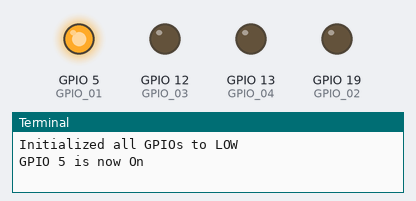
Bench run of a program on a simulated Raspberry Pi (BCM pin numbers). Parts: output pins drawn as LEDs (lit = HIGH), the last lines printed to the terminal.

Above: at 0.3 s.
At 1.8 s:
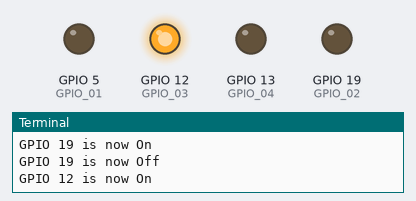
At 4.1 s:
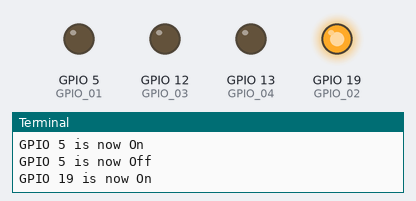
At 5.6 s:
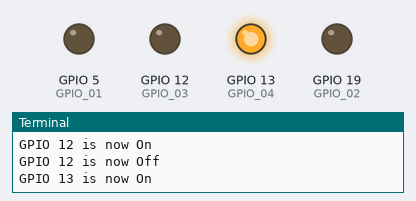
Timing chart, 0 to 6.9 s (numbered marks = the images above):
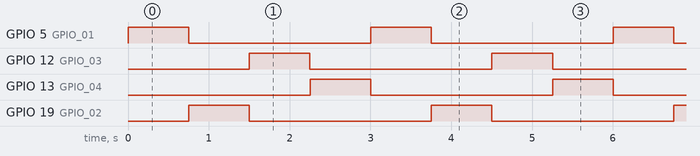

The program:

GPIO_Driver_01.py
```python
#
#  Author:  Alain Coulombe - January 2024
#
#  First try at making GPIOs change - for the Node.JS interface I'm building.
#
#  I built this to cycle through 4 Raspbery Pi GPIO outputs so that they
#  could be looped back to the Digital Input GPIO pins of a Seed reTerminal DM
#  and be used to generate a test signal for the node.js program I've been
#  working on.
#
#  https://www.youtube.com/watch?v=Ht_LdGroNZE
#
#  GPIO Output pins: BCM:  5 on hardware pin # 29
#                    BCM: 19 on hardware pin # 35
#                    BCM: 12 on hardware pin # 32
#                    BCM: 13 on hardware pin # 33
#

import time
import sys
from itertools import cycle  #  Use the itertools function "cycle"
#   https://www.geeksforgeeks.org/python-itertools/
import RPi.GPIO as GPIO

GPIO.setmode(GPIO.BCM)
GPIO.setwarnings(False)

GPIO_01 = 5   #  29  ==>  Broadcom GPIO # 5 on header pin # 29
GPIO_02 = 19  #  35  ==>  Broadcom GPIO # 19 on header pin # 35
GPIO_03 = 12  #  32  ==>  Broadcom GPIO # 12 on header pin # 32
GPIO_04 = 13  #  33  ==>  Broadcom GPIO # 13 on header pin # 33

onTime = 0.75  #  GPIO Bit "ON" time - applies to all bits.

GPIO.setup(GPIO_01, GPIO.OUT)  #  Set BCM GPIO #5 as an OUTPUT
GPIO.setup(GPIO_02, GPIO.OUT)  #  Set BCM GPIO #6 as an OUTPUT
GPIO.setup(GPIO_03, GPIO.OUT)  #  Set BCM GPIO #12 as an OUTPUT
GPIO.setup(GPIO_04, GPIO.OUT)  #  Set BCM GPIO #13 as an OUTPUT

#  Initialize all 4 GPIO outputs to LOW (safe mode)...
GPIO.output(GPIO_01, GPIO.LOW)
GPIO.output(GPIO_02, GPIO.LOW)
GPIO.output(GPIO_03, GPIO.LOW)
GPIO.output(GPIO_04, GPIO.LOW)
print ('Initialized all GPIOs to LOW')  #  Send message to the console.

output =  [
	(GPIO_01 , onTime),
	(GPIO_02 , onTime),
	(GPIO_03 , onTime),
	(GPIO_04 , onTime),
	]

output_cycle = cycle(output)  #  cycle comes from the itertools function.

while True:
	try:
	 bit, duration = next(output_cycle)  #  From "output" and "output cycle" above.
	 # print (bit)
	 GPIO.output(bit, GPIO.HIGH)
	 print ('GPIO', (bit), 'is now On')  #  Send message to the console.
	 time.sleep(duration)

	 # print (bit)
	 GPIO.output(bit, GPIO.LOW)
	 print ('GPIO', (bit), 'is now Off')  #  Send message to the console.

	except KeyboardInterrupt:  # Attempt a graceful exit. Set ALL GPIOs LOW
	 print ("")
	 print ("CTRL-C detected - Shutting down.")
	 GPIO.output(5, GPIO.LOW)
	 print ("GPIO 5 Set to LOW")
	 GPIO.output(19, GPIO.LOW)
	 print ("GPIO 19 Set to LOW")
	 GPIO.output(12, GPIO.LOW)
	 print ("GPIO 12 Set to LOW")
	 GPIO.output(13, GPIO.LOW)
	 print ("GPIO 13 Set to LOW")
	 sys.exit()

sys.exit()
```

Measured:
- by itself, GPIO 5 (GPIO_01), GPIO 12 (GPIO_03), GPIO 13 (GPIO_04), GPIO 19 (GPIO_02): alternates HIGH for 0.75 s and LOW for 2.3 s
- by itself, everything shown: repeats every 3.0 s, in 4 steps
